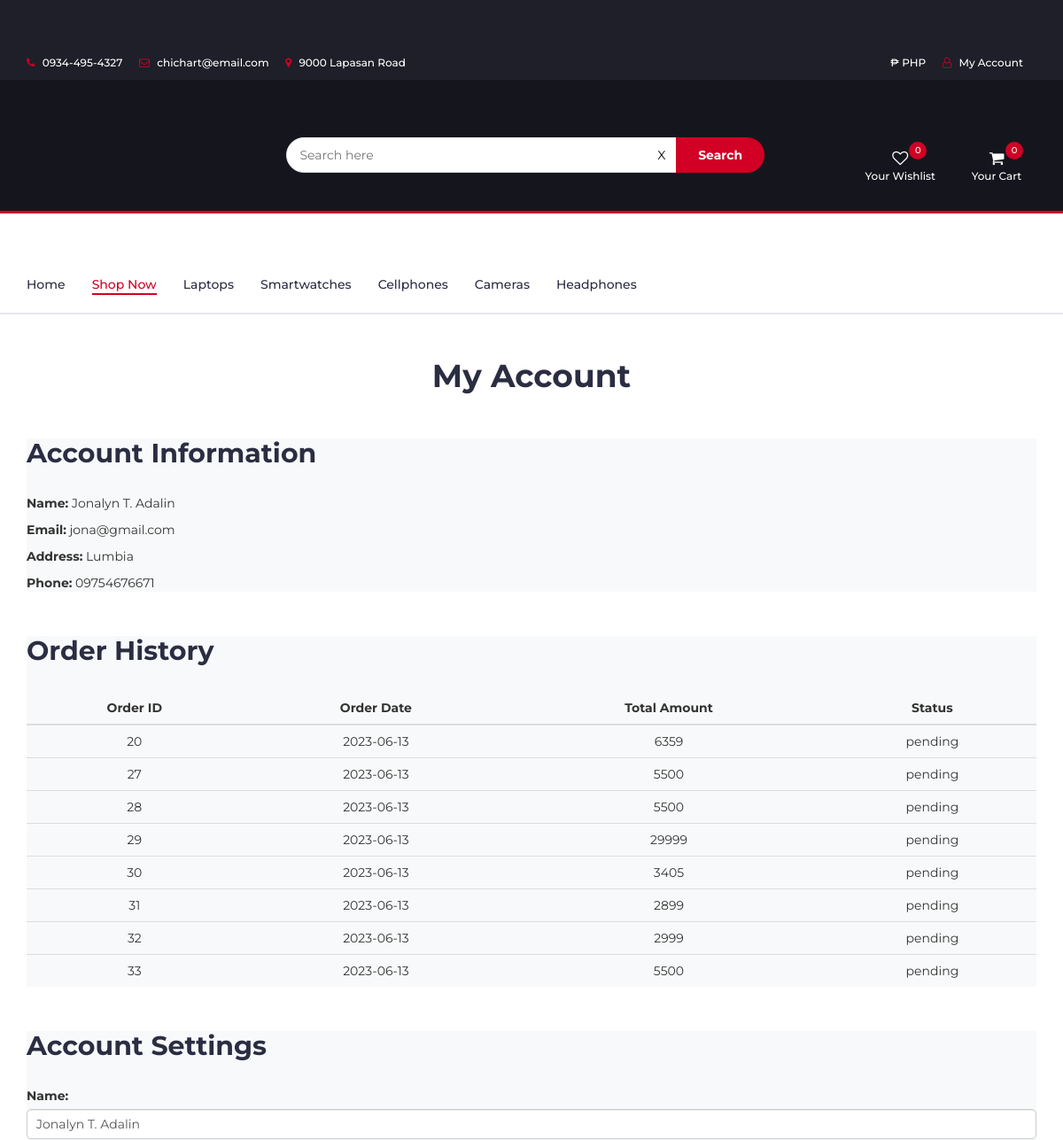
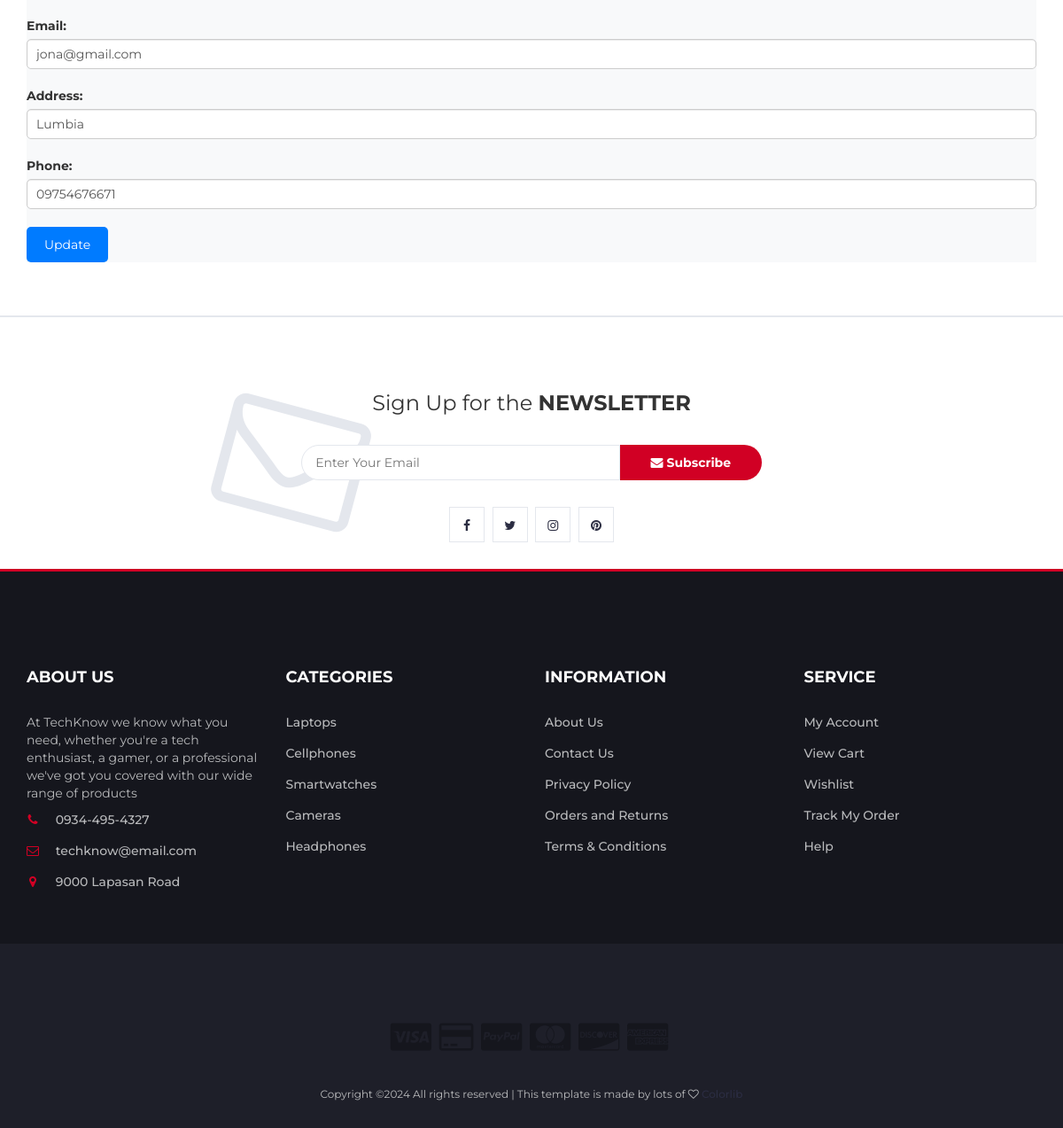
The app's page /profile.php (signed in) with its own data (2 pictures, top to bottom).
### tables this page shows
CREATE TABLE `categories` (
  `category_id` int(11) NOT NULL,
  `category_name` varchar(225) NOT NULL,
  `category_slug` varchar(100) NOT NULL
);

CREATE TABLE `customers` (
  `customer_id` int(11) NOT NULL,
  `customer_name` varchar(255) NOT NULL,
  `email` varchar(255) NOT NULL,
  `shipping_address` varchar(255) NOT NULL,
  `contact_number` varchar(50) NOT NULL,
  `password` varchar(255) NOT NULL
);

CREATE TABLE `orders` (
  `order_id` int(11) NOT NULL,
  `customer_id` int(11) NOT NULL,
  `order_date` date NOT NULL,
  `total_amount` decimal(10,0) NOT NULL,
  `status` varchar(50) NOT NULL
);

### profile.php (the view, shortened to what this page needs)
<?php
include("config.php");
$customer_id = $_SESSION['customer_id'];
$query = "SELECT * FROM customers WHERE customer_id = $customer_id";
$result = $connect->query($query);
if ($result->num_rows > 0) {
    $customer = $result->fetch_assoc();
} else {
    header("Location: index.php");
    exit();
}
$orderQuery = "SELECT * FROM orders WHERE customer_id = $customer_id";
$orderResult = $connect->query($orderQuery);
$orderHistory = [];
if ($orderResult->num_rows > 0) {
    while ($row = $orderResult->fetch_assoc()) {
        $orderHistory[] = $row;
    }
}
?>
<!DOCTYPE html>
<html lang="en">
<head>
  <link rel="stylesheet" href="https://cdnjs.cloudflare.com/ajax/libs/font-awesome/5.15.3/css/all.min.css">
  <link rel="stylesheet" href="https://maxcdn.bootstrapcdn.com/bootstrap/3.3.7/css/bootstrap.min.css">
  <link type="text/css" rel="stylesheet" href="css/bootstrap.min.css"/>
  <link type="text/css" rel="stylesheet" href="css/slick.css"/>
  <link type="text/css" rel="stylesheet" href="css/slick-theme.css"/>
  <link type="text/css" rel="stylesheet" href="css/nouislider.min.css"/>
  <link rel="stylesheet" href="css/font-awesome.min.css">
  <link type="text/css" rel="stylesheet" href="css/style.css"/>
  <link type="text/css" rel="stylesheet" href="css/profile.css"/>
</head>
<body>
 <?php include('header.php');?>
  <div class="container">
    <h1 class="text-center">My Account</h1><br><br>
    <div id="account-info" class="account-info bg-light p-4">
      <h2 class="mb-4">Account Information</h2><br>
      <p><strong>Name:</strong> <span id="display-name"><?php echo isset($customer['customer_name']) ? $customer['customer_name'] : ''; ?></span></p>
      <p><strong>Email:</strong> <span id="display-email"><?php echo isset($customer['email']) ? $customer['email'] : ''; ?></span></p>
      <p><strong>Address:</strong> <span id="display-address"><?php echo isset($customer['shipping_address']) ? $customer['shipping_address'] : ''; ?></span></p>
      <p><strong>Phone:</strong> <span id="display-phone"><?php echo isset($customer['contact_number']) ? $customer['contact_number'] : ''; ?></span></p>
    </div><br>
    <div class="order-history bg-light p-4">
      <h2 class="mb-4">Order History</h2><br>
      <?php if (!empty($orderHistory)): ?>
        <table class="table">
          <thead>
            <tr>
              <th>Order ID</th>
              <th>Order Date</th>
              <th>Total Amount</th>
              <th>Status</th>
            </tr>
          </thead>
          <tbody>
            <?php foreach ($orderHistory as $order): ?>
              <tr>
                <td><?php echo $order['order_id']; ?></td>
                <td><?php echo $order['order_date']; ?></td>
                <td><?php echo $order['total_amount']; ?></td>
                <td><?php echo $order['status']; ?></td>
              </tr>
            <?php endforeach; ?>
          </tbody>
        </table>
      <?php else: ?>
        <p>You have no previous orders.</p>
      <?php endif; ?>
    </div><br>
    <div class="settings bg-light p-4">
      <h2 class="mb-4">Account Settings</h2><br>
      <form id="accountSettingsForm" method="POST">
        <div class="form-group">
          <label for="name">Name:</label>
          <input type="text" class="form-control" id="name" name="name" placeholder="Enter your name" value="<?php echo isset($customer['customer_name']) ? $customer['customer_name'] : ''; ?>">
        </div>
        <div class="form-group">
          <label for="email">Email:</label>
          <input type="email" class="form-control" id="email" name="email" placeholder="Enter your email" value="<?php echo isset($customer['email']) ? $customer['email'] : ''; ?>">
        </div>
        <div class="form-group">
          <label for="address">Address:</label>
          <input type="text" class="form-control" id="address" name="address" placeholder="Enter your address" value="<?php echo isset($customer['shipping_address']) ? $customer['shipping_address'] : ''; ?>">
        </div>
        <div class="form-group">
          <label for="phone">Phone:</label>
          <input type="text" class="form-control" id="phone" name="phone" placeholder="Enter your phone number" value="<?php echo isset($customer['contact_number']) ? $customer['contact_number'] : ''; ?>">
        </div>
        <button type="submit" class="btn btn-primary">Update</button>
      </form>
    </div>
  </div>
  <?php include('footer.php');?>
</body>
</html>

### header.php (shortened to what this page needs)
<header>
  <div id="top-header">
    <div class="container">
      <ul class="header-links pull-left">
        <li><a href="#"><i class="fa fa-phone"></i> 0934-495-4327</a></li>
        <li><a href="#"><i class="fa fa-envelope-o"></i> chichart@email.com</a></li>
        <li><a href="#"><i class="fa fa-map-marker"></i> 9000 Lapasan Road</a></li>
      </ul>
      <ul class="header-links pull-right">
        <li><a href="#"><i class='fa-solid fa-peso-sign'></i>₱ PHP</a></li>
        <li><a href="#" onclick="openAccountMenu(event)"><i class="fa fa-user-o"></i> My Account</a></li>
      </ul>
    </div>
  </div>
	<div id="header">
		<div class="container">
			<div class="row">
				<div class="col-md-3">
				</div>
				<div class="col-md-6">
				<div class="header-search">
				<form id="search-form" action="store.php" method="GET">
					<div class="search-container">
					<input id="search-input" class="input" placeholder="Search here" name="s" />
					<button type="submit" class="search-btn" name="submit">Search</button>
					</div>
					<button id="delete-btn" class="delete-btn" type="button">X</button>
				</form>
				</div>
			</div>
				<div class="col-md-3 clearfix">
					<div class="header-ctn">
					<div>
							<a href="#" id="wishlist-link">
							<i id="wishlist-icon" class="fa fa-heart-o"></i>
							<span>Your Wishlist</span>
							<div id="wishlist-quantity" class="qty">0</div>
							</a>
						</div>
						<?php include('cart-dropdown.php');?>
					</div>
				</div>
			</div>
		</div>
	</div>
</header>
<nav id="navigation">
	<div class="container">
		<div id="responsive-nav">
		<ul class="main-nav nav navbar-nav">
				<li><a href="index.php" id="home-link">Home</a></li>
				<?php
					$current_product_cat_slug = isset($_GET['cat']) ? $_GET['cat'] : "all";
					$cats = "SELECT * FROM categories";
					$cat_lists = $connect->query($cats);
					echo "<li class='".($current_product_cat_slug == "all" ? "active" : "")."'><a href='store.php'>Shop Now</a></li>";
					if ($cat_lists->num_rows > 0) {
						while ($row = $cat_lists->fetch_assoc()) {
							echo "<li class='".($current_product_cat_slug == $row["category_slug"] ? "active" : "")."'><a href='store.php?cat=".$row["category_slug"]."'>".$row["category_name"]."</a></li>";
						}
					}
				?>
			</ul>
		</div>
	</div>
</nav>

### css/style.css (style rules this page uses)
body { font-family: 'Montserrat', sans-serif; font-weight: 400; color: #333; }
h1, h2, h3, h4, h5, h6 { color: #2B2D42; font-weight: 700; margin: 0 0 10px; }
a { color: #2B2D42; font-weight: 500; -webkit-transition: 0.2s color; transition: 0.2s color; }
ul, ol { margin: 0; padding: 0; list-style: none }
.input { height: 40px; padding: 0px 15px; border: 1px solid #E4E7ED; background-color: #FFF; width: 100%; }
#top-header { padding-top: 10px; padding-bottom: 10px; background-color: #1E1F29; }
.header-links li { display: inline-block; margin-right: 15px; font-size: 12px; }
.header-links li:last-child { margin-right: 0px; }
.header-links li a { color: #FFF; }
.header-links li i { color: #D10024; margin-right: 5px; }
#header { padding-top: 15px; padding-bottom: 15px; background-color: #15161D; }
.header-search { display: flex; align-items: center; }
.header-search form { position: relative; flex: 1; }
.header-search form .input { width: calc(100% - 110px); margin-right: -4px; border-radius: 40px 0px 0px 40px; }
.header-search form .search-btn { height: 40px; width: 100px; background: #D10024; color: #FFF; font-weight: 700; border: none; border-radius: 0px 40px 40px 0px; margin-left: -4px; }
.delete-btn { position: absolute; top: 50%; right: 120px; background-color: transparent; border: none; color: rgb(9, 9, 9); transform: translateY(-50%); }
.header-ctn { float: right; padding: 15px 0px; }
.header-ctn>div { display: inline-block; }
.header-ctn>div>a { display: block; position: relative; width: 90px; text-align: center; color: #FFF; }
.header-ctn>div>a>i { display: block; font-size: 18px; }
.header-ctn>div>a>span { font-size: 12px; }
.header-ctn>div>a>.qty { position: absolute; right: 15px; top: -10px; width: 20px; height: 20px; line-height: 20px; text-align: center; border-radius: 50%; font-size: 10px; color: #FFF; background-color: #D10024; }
#navigation { background: #FFF; border-bottom: 2px solid #E4E7ED; border-top: 3px solid #D10024; }
.main-nav>li+li { margin-left: 30px }
.main-nav>li>a { padding: 20px 0px; }
.main-nav>li>a:hover, .main-nav>li>a:focus, .main-nav>li.active>a { color: #D10024; background-color: transparent; }
.main-nav>li>a:after { content: ""; display: block; width: 0%; height: 2px; background-color: #D10024; -webkit-transition: 0.2s all; transition: 0.2s all; }
.main-nav>li>a:hover:after, .main-nav>li>a:focus:after, .main-nav>li.active>a:after { width: 100%; }

### css/profile.css (style rules this page uses)
.container { margin-top: 50px; }
.text-center { text-align: center; }
.bg-light { background-color: #f8f9fa; }
.account-info, .order-history, .settings { margin-bottom: 30px; }
.account-info p { margin-bottom: 10px; }
.order-history table { width: 100%; }
.order-history th, .order-history td { padding: 10px; text-align: center; }
.settings form .form-group { margin-bottom: 20px; }
.settings form label { font-weight: bold; }
.settings form input[type="text"], .settings form input[type="email"] { width: 100%; padding: 10px; border-radius: 5px; border: 1px solid #ccc; }
.settings form button { padding: 10px 20px; border-radius: 5px; background-color: #007bff; color: #fff; border: none; cursor: pointer; }

### records on screen
categories: category_name "Laptops"
categories: category_name "Smartwatches"
categories: category_name "Cellphones"
categories: category_name "Cameras"
categories: category_name "Headphones"
customers: customer_name "Jonalyn T. Adalin", email "jona@gmail.com", shipping_address "Lumbia", contact_number "09754676671", name "Jonalyn T. Adalin", address "Lumbia", phone "09754676671"
orders: order_id "20", order_date "2023-06-13", total_amount "6359", status "pending"
orders: order_id "27", order_date "2023-06-13", total_amount "5500", status "pending"
orders: order_id "28", order_date "2023-06-13", total_amount "5500", status "pending"
orders: order_id "29", order_date "2023-06-13", total_amount "29999", status "pending"
orders: order_id "30", order_date "2023-06-13", total_amount "3405", status "pending"
orders: order_id "31", order_date "2023-06-13", total_amount "2899", status "pending"
orders: order_id "32", order_date "2023-06-13", total_amount "2999", status "pending"
orders: order_id "33", order_date "2023-06-13", total_amount "5500", status "pending"
